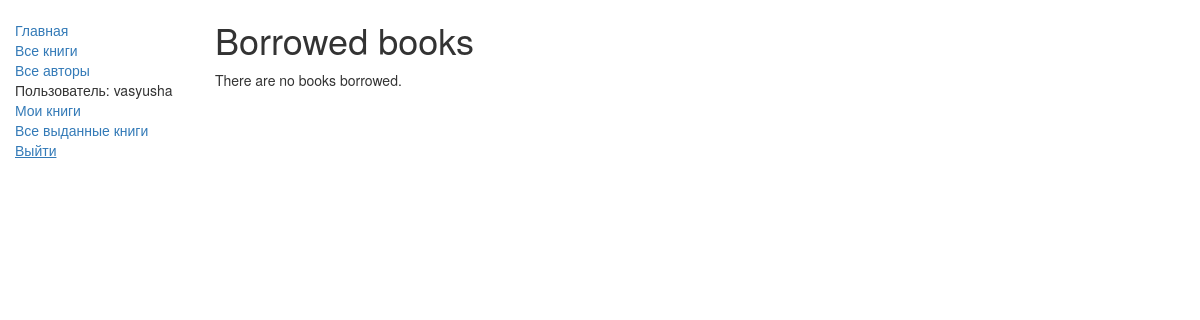
Before: /catalog/mybooks/ (signed in) with the older database file.
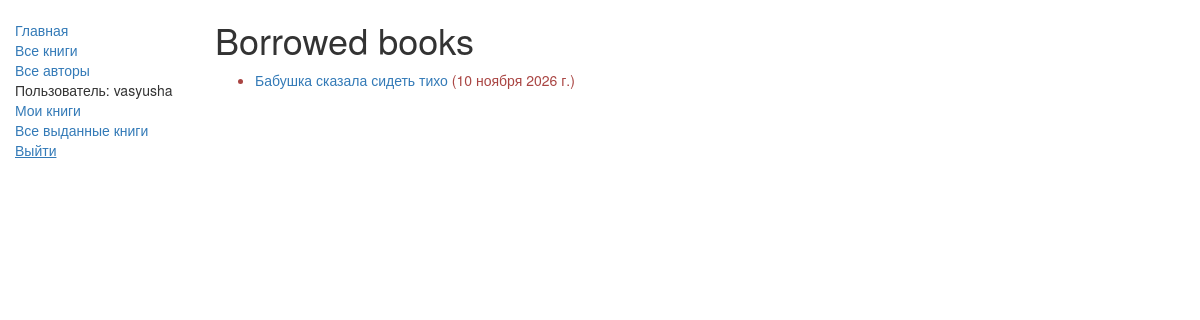
After: the same page with the newer database file.
### catalog/models.py (models this page shows, shortened)
class BookInstance(models.Model):
    id = models.UUIDField(
        primary_key=True,
        default=uuid.uuid4,
        help_text="Уникальный ID для конкретного экземпляра во всей библиотеке"
    )
    book = models.ForeignKey(
        Book,
        on_delete=models.SET_NULL,
        null=True,
        verbose_name="Книга"
    )
    imprint = models.CharField(max_length=200, verbose_name="Издательство")
    due_back = models.DateField(verbose_name="Дата возврата", null=True, blank=True)
    borrower = models.ForeignKey(
        User,
        on_delete=models.SET_NULL,
        null=True,
        blank=True,
        verbose_name="Читатель"  # Добавили русское название
    )
    LOAN_STATUS = (
        ('m', 'На обслуживании'),
        ('o', 'Выдана'),
        ('a', 'Доступна'),
        ('r', 'Забронирована'),
    )
    status = models.CharField(
        max_length=1,
        choices=LOAN_STATUS,
        blank=True,
        default='m',
        verbose_name="Статус",
        help_text='Доступность книги'
    )
    class Meta:
        ordering = ["due_back"]
        verbose_name = "Экземпляр книги"
        verbose_name_plural = "Экземпляры книг"
        permissions = (("can_mark_returned", "Отметить книгу как возвращенную"),)
    @property
    def is_overdue(self):
        if self.due_back and date.today() > self.due_back:
            return True
        return False

class Book(models.Model):
    title = models.CharField(max_length=200, verbose_name="Название")
    author = models.ForeignKey(
        Author,
        on_delete=models.SET_NULL,
        null=True,
        verbose_name="Автор"
    )
    summary = models.TextField(
        max_length=1000,
        verbose_name="Аннотация",
        help_text="Введите краткое описание книги"
    )
    isbn = models.CharField(
        max_length=13,
        verbose_name="ISBN",
        help_text='13 символов <a href="https://www.isbn-international.org/content/what-isbn">ISBN номер</a>'
    )
    genre = models.ManyToManyField(
        Genre,
        verbose_name="Жанр",
        help_text="Выберите жанр для этой книги"
    )
    language = models.ForeignKey(
        Language,
        on_delete=models.SET_NULL,
        null=True,
        verbose_name="Язык"
    )
    class Meta:
        verbose_name = "Книга"
        verbose_name_plural = "Книги"
    def display_genre(self):
        return ', '.join([genre.name for genre in self.genre.all()[:3]])
    display_genre.short_description = 'Жанр'

### catalog/views.py (the view)
# urls.py: path('mybooks/', views.LoanedBooksByUserListView.as_view(), name='my-borrowed'),
class LoanedBooksByUserListView(LoginRequiredMixin, generic.ListView):
    model = BookInstance
    template_name = 'catalog/bookinstance_list_borrowed_user.html'
    paginate_by = 10
    def get_queryset(self):
        return BookInstance.objects.filter(
            borrower=self.request.user
        ).filter(status__exact='o').order_by('due_back')

### catalog/templates/catalog/bookinstance_list_borrowed_user.html
{% extends "base_generic.html" %}
{% block content %}
    <h1>Borrowed books</h1>
    {% if bookinstance_list %}
    <ul>
      {% for bookinst in bookinstance_list %}
      <li class="{% if bookinst.is_overdue %}text-danger{% endif %}">
        <a href="{% url 'book-detail' bookinst.book.pk %}">
            {{bookinst.book.title}}
        </a>
        ({{ bookinst.due_back }})
      </li>
      {% endfor %}
    </ul>
    {% else %}
      <p>There are no books borrowed.</p>
    {% endif %}
{% endblock %}

Changed rows visible on the page:
now on this page (row edited): BookInstance: book "Бабушка сказала сидеть тихо", due_back "10 ноября 2026 г."
Other visible differences:
text no longer shown: "There are no books borrowed."
